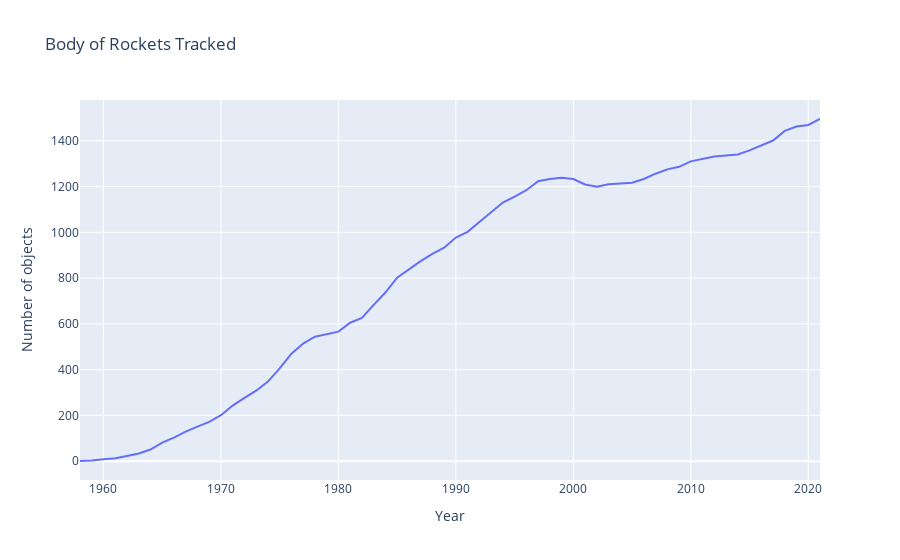

Notebook cell for this chart:
### Code cell
import plotly.express as px
fig6 = px.line(
                track_rocket, 
                x='Year',
                y='Number of objects',
                title='Body of Rockets Tracked')
fig6.show()

### Figure 1 — Plotly figure (JSON) as saved in the notebook; plotly's stock layout.template omitted (floating-point values rounded to 4 significant figures)
{"data": [{"hovertemplate": "Year=%{x}<br>Number of objects=%{y}<extra></extra>", "legendgroup": "", "line": {"color": "#636efa", "dash": "solid"}, "marker": {"symbol": "circle"}, "mode": "lines", "name": "", "orientation": "v", "showlegend": false, "type": "scatter", "x": [1958, 1959, 1960, 1961, 1962, 1963, 1964, 1965, 1966, 1967, 1968, 1969, 1970, 1971, 1972, 1973, 1974, 1975, 1976, 1977, 1978, 1979, 1980, 1981, 1982, 1983, 1984, 1985, 1986, 1987, 1988, 1989, 1990, 1991, 1992, 1993, 1994, 1995, 1996, 1997, 1998, 1999, 2000, 2001, 2002, 2003, 2004, 2005, 2006, 2007, 2008, 2009, 2010, 2011, 2012, 2013, 2014, 2015, 2016, 2017, 2018, 2019, 2020, 2021], "xaxis": "x", "y": [1, 3, 9, 13, 23, 34, 51, 81, 103, 129, 151, 172, 201, 243, 277, 308, 348, 406, 470, 514, 544, 555, 566, 605, 626, 683, 737, 802, 839, 874, 906, 933, 977, 1002, 1045, 1089, 1130, 1156, 1184, 1223, 1233, 1238, 1233, 1209, 1199, 1210, 1215, 1217, 1233, 1256, 1275, 1286, 1310, 1320, 1331, 1336, 1340, 1358, 1378, 1401, 1443, 1462, 1469, 1495], "yaxis": "y"}], "layout": {"legend": {"tracegroupgap": 0}, "title": {"text": "Body of Rockets Tracked"}, "xaxis": {"anchor": "y", "domain": [0, 1], "title": {"text": "Year"}}, "yaxis": {"anchor": "x", "domain": [0, 1], "title": {"text": "Number of objects"}}}}
